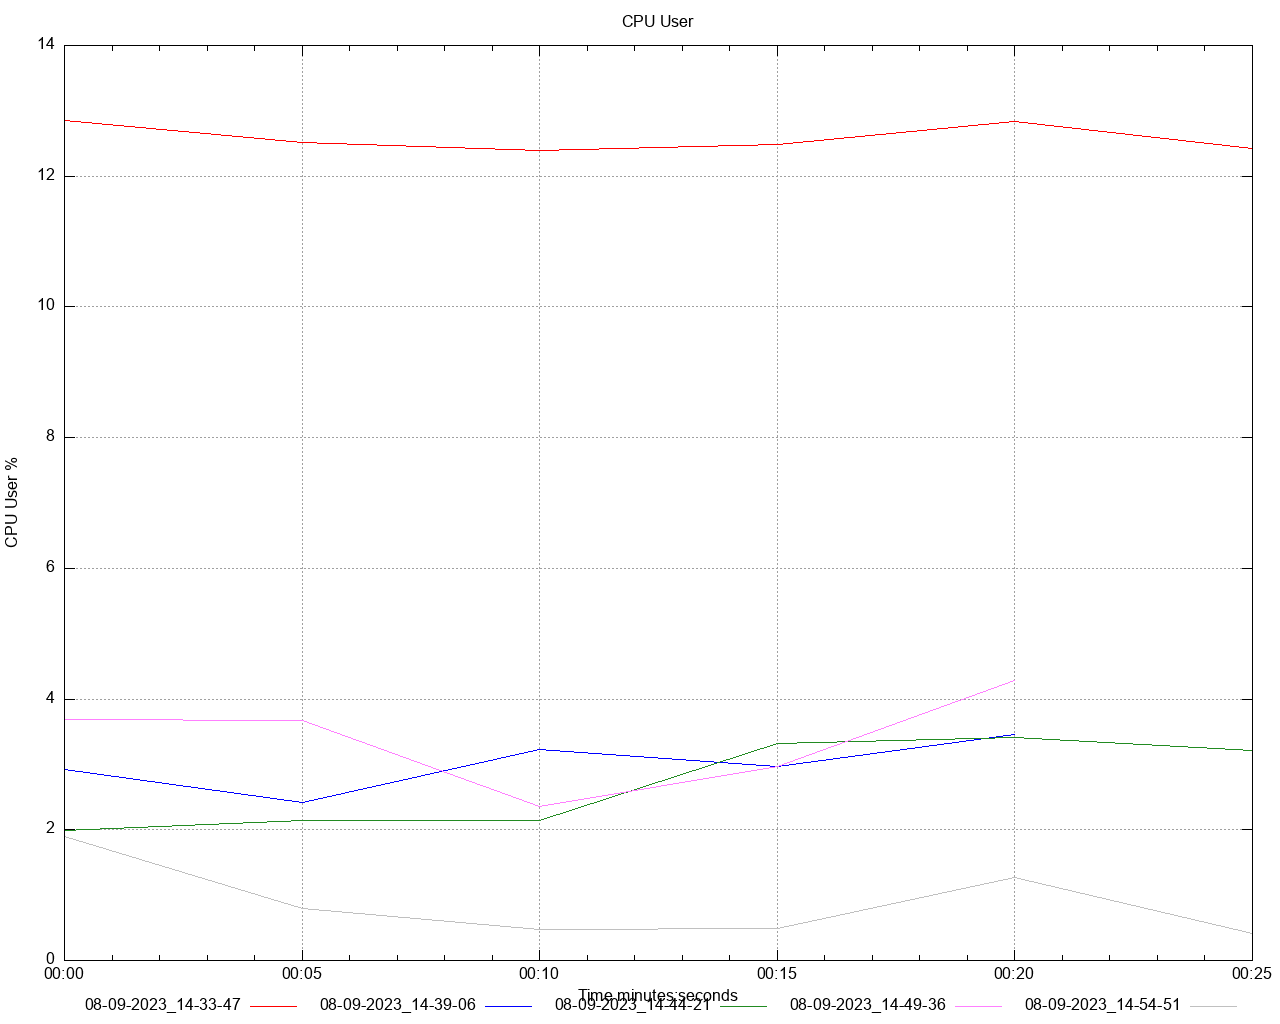

Reproduce this figure in gnuplot.
set title 'CPU User' noenhanced
set style data lines
set datafile separator ","
set terminal png size 1280,1024
set grid
set key below
set xdata time
set timefmt "%s"
offset = 0
t0(x)=(offset=($0==0) ? x : offset, x - offset)
set xlabel 'Time minutes:seconds'
set ylabel 'CPU User %'
set output '/Users/gbarnett/git/hazelcast-simulator/atomiclong-3node-member/atomicreference/dstat/cpu_user_A1.png'
plot \
   '/Users/gbarnett/git/hazelcast-simulator/atomiclong-3node-member/atomicreference/data/cpu_user_A1_1.data' using (t0(timecolumn(1))):2 title "08-09-2023_14-33-47" noenhanced lt rgb "red", \
   '/Users/gbarnett/git/hazelcast-simulator/atomiclong-3node-member/atomicreference/data/cpu_user_A1_2.data' using (t0(timecolumn(1))):2 title "08-09-2023_14-39-06" noenhanced lt rgb "blue", \
   '/Users/gbarnett/git/hazelcast-simulator/atomiclong-3node-member/atomicreference/data/cpu_user_A1_3.data' using (t0(timecolumn(1))):2 title "08-09-2023_14-44-21" noenhanced lt rgb "forest-green", \
   '/Users/gbarnett/git/hazelcast-simulator/atomiclong-3node-member/atomicreference/data/cpu_user_A1_4.data' using (t0(timecolumn(1))):2 title "08-09-2023_14-49-36" noenhanced lt rgb "orchid", \
   '/Users/gbarnett/git/hazelcast-simulator/atomiclong-3node-member/atomicreference/data/cpu_user_A1_5.data' using (t0(timecolumn(1))):2 title "08-09-2023_14-54-51" noenhanced lt rgb "grey", \
